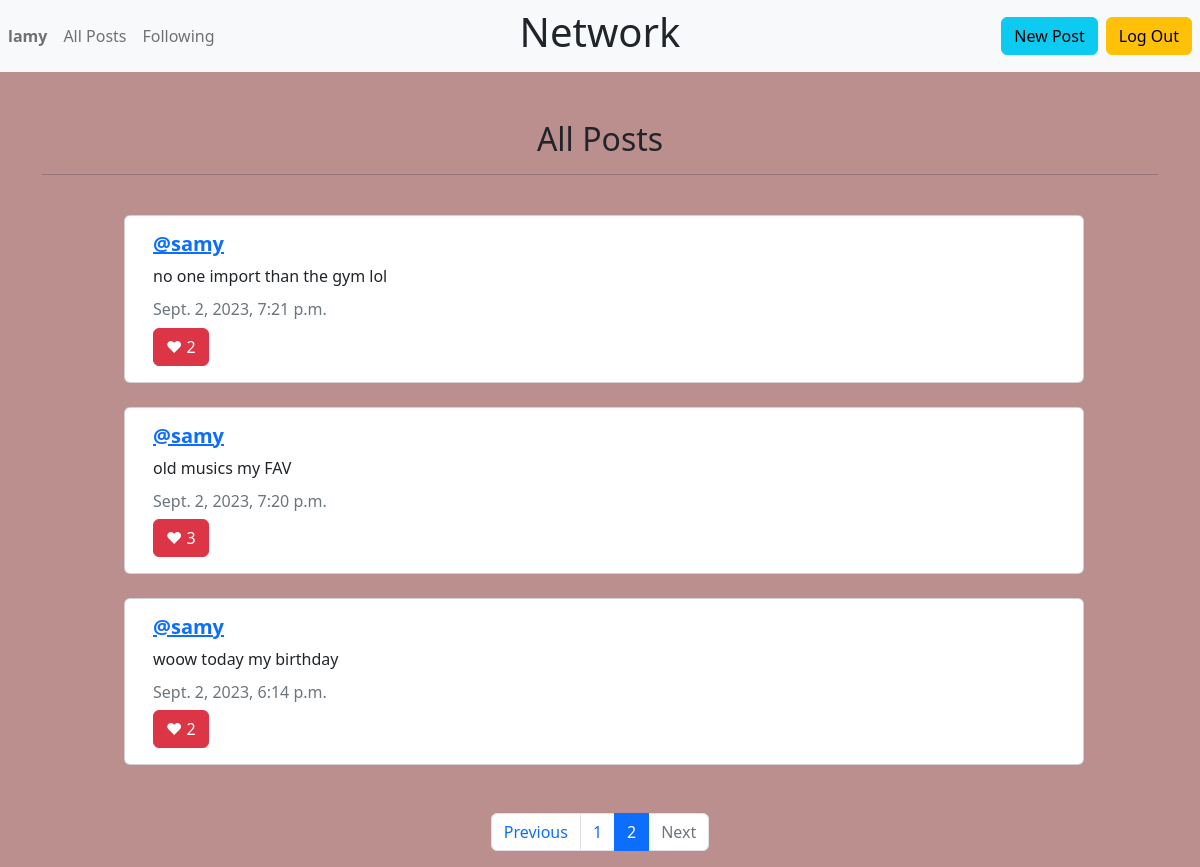
Screenshot of /allPosts?page=2 (signed in) with the database file from the repository.
### network/models.py (models this page shows, shortened)
class User(AbstractUser):
    pass

class Post(models.Model):
    author = models.ForeignKey(User, on_delete=models.CASCADE)
    postText = models.CharField(max_length=255)
    posted = models.DateTimeField(auto_now_add=True)
    like = models.ManyToManyField(User, blank=True, related_name="likes")

### network/views.py (the view)
# urls.py: path("allPosts", views.allPosts, name="allPosts"),
@login_required
def allPosts(request):
    posts = Post.objects.all().order_by('-posted')
    paginator = Paginator(posts, 10)
    page_number = request.GET.get('page')
    page_obj = paginator.get_page(page_number)
    return render(request, "network/allPosts.html", {
        "page_obj": page_obj
    })

### network/templates/network/allPosts.html (shortened to what this page needs)
{% extends "network/layout.html" %}
{% block body %}
<br>
<h2 class="text-center ">All Posts</h2>
<hr>
<br>
<div class="container">
{% for post in page_obj %}
<div class="row justify-content-center mb-4">
    <div class="ms-2 card" style="width: 60rem" data-id="{{post.id}}";>
        <div class="card-body rounded">
            <h5 class="card-title"><a href="{% url 'profile' user_id=post.author.id%}"><b>@{{ post.author}}</b></h5></a>
            <p class="card-text" id="postText">{{post.postText}}</p>
            <h6 class="card-subtitle mb-2 text-muted">{{post.posted}}</h6>
            {% if user.username in post.like.all|stringformat:'s' %}
            <button class="btn btn-danger float-left" id="follower">&hearts;&nbsp;<span id="number">{{ post.like.all.count }}</span></button>
            {% else %}
            <button class="btn btn-secondary float-left" id="follower">&hearts;&nbsp;<span id="number">{{ post.like.all.count }}</span></button>
            {% endif %}
        </div>
    </div>
    <br>
</div>
{% endfor %}
<br>
<nav aria-label="Page">
    <ul class="pagination justify-content-center">
        {% if page_obj.has_previous %}
        <li class="page-item">
            <a class="page-link" href="?page={{ page_obj.previous_page_number }}">Previous</a>
        </li>
        {% else %}
        <li class="page-item disabled">
            <a class="page-link" href="#" tabindex="-1" aria-disabled="True">Previous</a>
        </li>
        {% endif %}
        {% for i in page_obj.paginator.page_range %}
        {% if page_obj.number == i %}
        <li class="page-item active" aria-current="page">
            <span class="page-link">
            {{ i }}
            </span>
        </li>
        {% else %}
        <li class="page-item"><a class="page-link" href="?page={{ i }}">{{ i }}</a></li>
        {% endif %}
        {% endfor %}
        {% if page_obj.has_next %}
        <li class="page-item">
            <a class="page-link" href="?page={{ page_obj.next_page_number }}">Next</a>
        </li>
        {% else %}
        <li class="page-item disabled">
            <a class="page-link" href="#" tabindex="-1" aria-disabled="True">Next</a>
        </li>
        {% endif %}
    </ul>
</nav>
{% endblock %}

### network/templates/network/layout.html (shortened to what this page needs)
{% load static %}
<!DOCTYPE html>
<html lang="en">
<head>
    <link href="https://cdn.jsdelivr.net/npm/bootstrap@5.2.3/dist/css/bootstrap.min.css" rel="stylesheet">
    <link rel="stylesheet" href="{% static 'network/styles.css' %}"/>
</head>
<body>
    <nav class="navbar navbar-expand-md navbar-light bg-light">
    <div class="navbar-collapse collapse w-100 order-1 order-md-0 dual-collapse2">
    <ul class="navbar-nav mr-auto">
        {% if user.is_authenticated %}
        <li class="nav-item active">
            <a class="nav-link" href="{% url 'profile' user_id=user.id%}"><strong>{{ user.username }}</strong></a>
        </li>
        <li class="nav-item">
            <a class="nav-link" href="{% url 'allPosts' %}">All Posts</a>
        </li>
        <li class="nav-item">
            <a class="nav-link" href="{% url 'following' %}">Following</a>
        </li>
        {% endif %}
    </ul>
    </div>
    <div class="mx-auto order-0">
    <h1>Network</h1>
    </div>
    <div class="navbar-collapse collapse w-100 order-3 dual-collapse2">
        <ul class="navbar-nav ms-auto">
        {% if user.is_authenticated %}
        <li class="nav-item">
            <a class="btn btn-info me-2" href="{% url 'post' %}" role="button"> New Post</a>
        </li>
        <li class="nav-item">
            <a class="btn btn-warning me-2" href="{% url 'logout' %}" role="button"> Log Out</a>
        </li>
        {% endif %}
    </ul>
    </div>
</nav>
<div class="body">
    <div class="container">
    <br>
    {% block body %}
    {% endblock %}
</div>
</body>
</html>

### network/static/network/styles.css (style rules this page uses)
body { background-color:rosybrown }

### rows the page displays
User: username "lamy"
Post: author "samy", postText "no one import than the gym lol", posted "Sept. 2, 2023, 7:21 p.m.", like.all.count "2"
Post: author "samy", postText "old musics my FAV", posted "Sept. 2, 2023, 7:20 p.m.", like.all.count "3"
Post: author "samy", postText "woow today my birthday", posted "Sept. 2, 2023, 6:14 p.m.", like.all.count "2"

### other values shown
{{ i }} "1"
{{ i }} "2"
